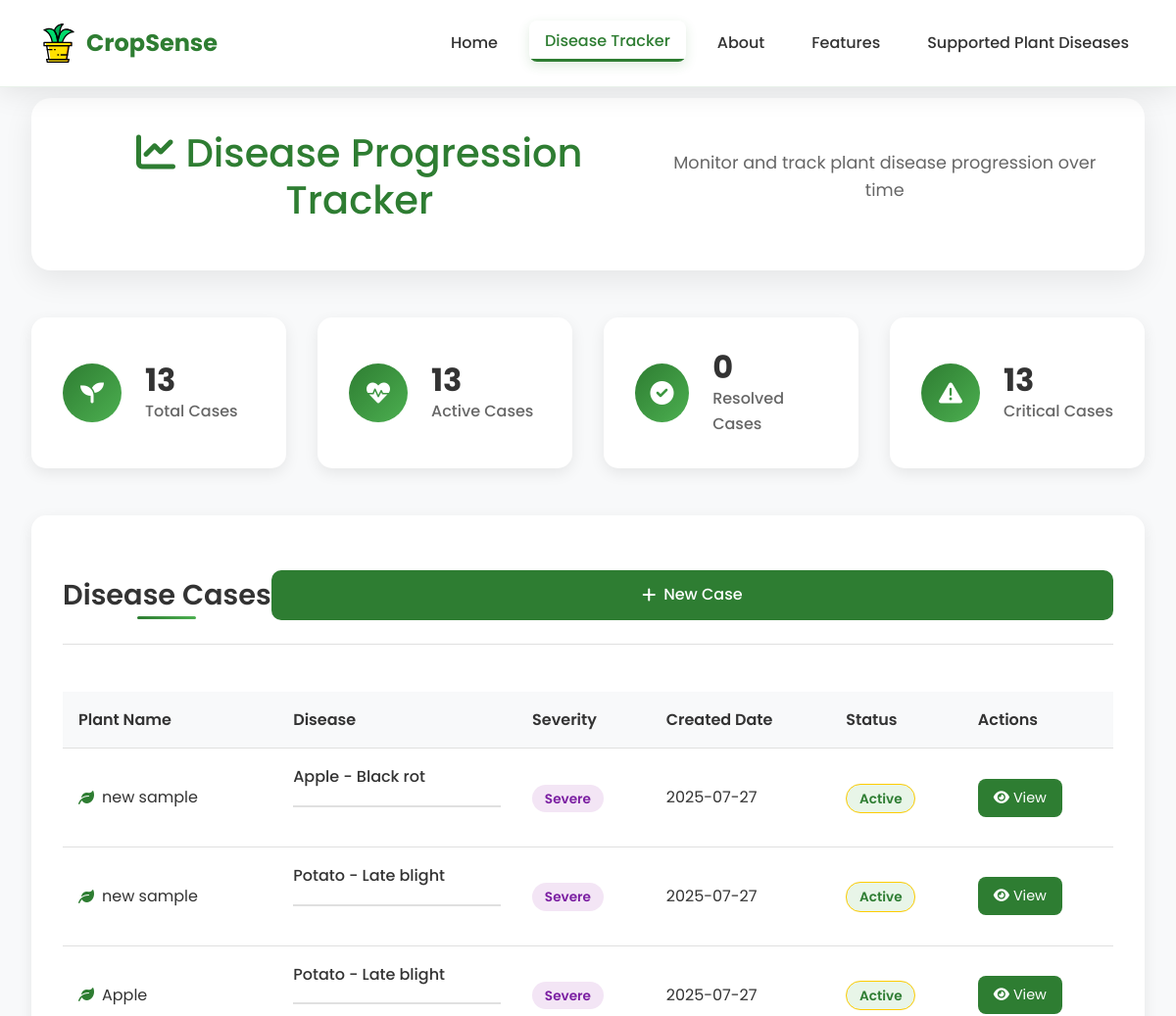
The page /disease-tracker (upper part) on the database as committed earlier.
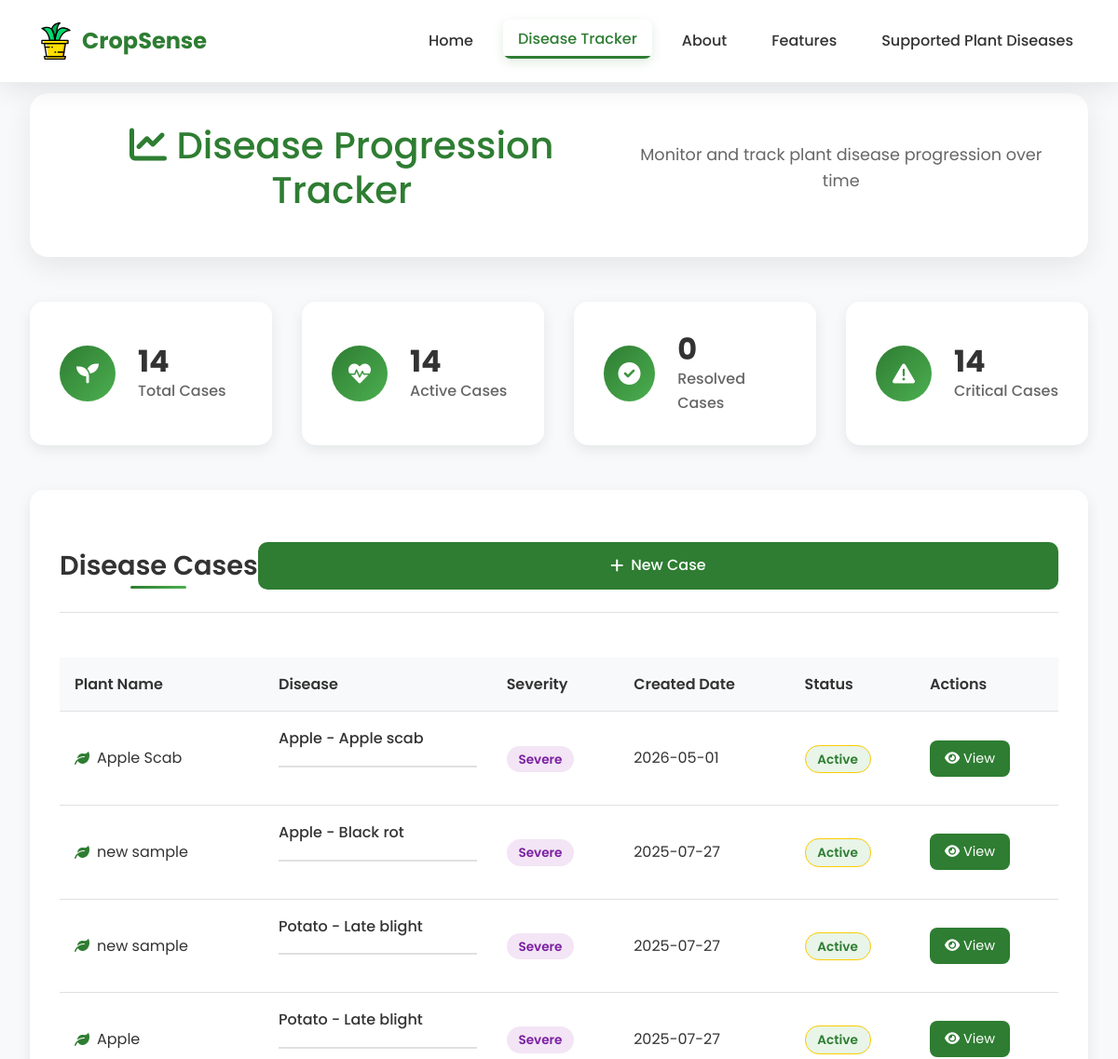
The same page on the database as committed later.
### tables this page shows
CREATE TABLE disease_cases (
                id TEXT PRIMARY KEY,
                plant_name TEXT NOT NULL,
                initial_disease TEXT NOT NULL,
                initial_confidence REAL NOT NULL,
                initial_severity TEXT NOT NULL,
                initial_health_score INTEGER NOT NULL,
                initial_image_path TEXT NOT NULL,
                created_date TEXT NOT NULL,
                status TEXT DEFAULT 'active',
                notes TEXT
            , environmental_data TEXT, environmental_risk_score REAL, confidence_adjustment REAL);

### app.py (the view)
@app.route('/disease-tracker')
def disease_tracker():
    cases = db_tracker.get_all_cases()
    return render_template('disease_tracker.html', cases=cases)

### database.py (called while the page is built)
    def get_all_cases(self):
        conn = sqlite3.connect(self.db_path)
        cursor = conn.cursor()
        cursor.execute('''
            SELECT id, plant_name, initial_disease, initial_severity,
                   created_date, status
            FROM disease_cases
            ORDER BY created_date DESC
        ''')
        cases = cursor.fetchall()
        conn.close()
        return cases

### templates/disease_tracker.html (shortened to what the changed rows need)
<!DOCTYPE html>
<html lang="en">
<head>
    <link rel="stylesheet" href="../static/css/bootstrap.min.css">
    <link rel="stylesheet" href="../static/css/style.css">
    <link rel="stylesheet" href="../static/css/animations.css">
    <link href="https://cdnjs.cloudflare.com/ajax/libs/font-awesome/6.0.0/css/all.min.css" rel="stylesheet">
</head>
<body>
    <div class="tracker-container">
        <div class="tracker-header">
            <h1><i class="fas fa-chart-line"></i> Disease Progression Tracker</h1>
        </div>
        <div class="stats-grid">
            <div class="stat-card">
                <div class="stat-content">
                    <h3>{{cases|length}}</h3>
                    <p>Total Cases</p>
                </div>
            </div>
            <div class="stat-card">
                <div class="stat-content">
                    <h3>{{cases|selectattr('5', 'equalto', 'active')|list|length}}</h3>
                    <p>Active Cases</p>
                </div>
            </div>
            <div class="stat-card">
                <div class="stat-content">
                    <h3>{{cases|selectattr('3', 'equalto', 'Severe')|list|length}}</h3>
                    <p>Critical Cases</p>
                </div>
            </div>
        </div>
        <div class="cases-section">
            <div class="section-header">
                <h2>Disease Cases</h2>
            </div>
            <div class="cases-table-container">
                <table class="cases-table">
                    <thead>
                        <tr>
                            <th>Plant Name</th>
                            <th>Disease</th>
                            <th>Severity</th>
                            <th>Created Date</th>
                            <th>Status</th>
                            <th>Actions</th>
                        </tr>
                    </thead>
                    <tbody>
                        {% for case in cases %}
                        <tr>
                            <td>
                                <div class="plant-info">
                                    <i class="fas fa-leaf"></i>
                                    <span>{{case[1]}}</span>
                                </div>
                            </td>
                            <td>
                                <span class="disease-name">{{case[2].replace('___', ' - ').replace('_', ' ')}}</span>
                            </td>
                            <td>
                                <span class="severity-badge severity-{{case[3].lower()}}">
                                    {{case[3]}}
                                </span>
                            </td>
                            <td>{{case[4][:10]}}</td>
                            <td>
                                <span class="status-badge status-{{case[5]}}">
                                    {{case[5].title()}}
                                </span>
                            </td>
                            <td>
                                <div class="action-buttons">
                                    <a href="/case/{{case[0]}}" class="btn-view">
                                        <i class="fas fa-eye"></i> View
                                    </a>
                                </div>
                            </td>
                        </tr>
                        {% endfor %}
                    </tbody>
                </table>
            </div>
        </div>
    </div>
</body>
</html>

Rows that differ between the two databases and show on the page:
added disease_cases: plant_name "Apple Scab", initial_disease "Apple - Apple scab", initial_severity "Severe", created_date "2026-05-01", status "Active"
Other text that changed with them:
{{ cases|length }}: "13" → "14"
{{ cases|selectattr('5', 'equalto', 'active')|list|length }}: "13" → "14"
{{ cases|selectattr('3', 'equalto', 'Severe')|list|length }}: "13" → "14"
